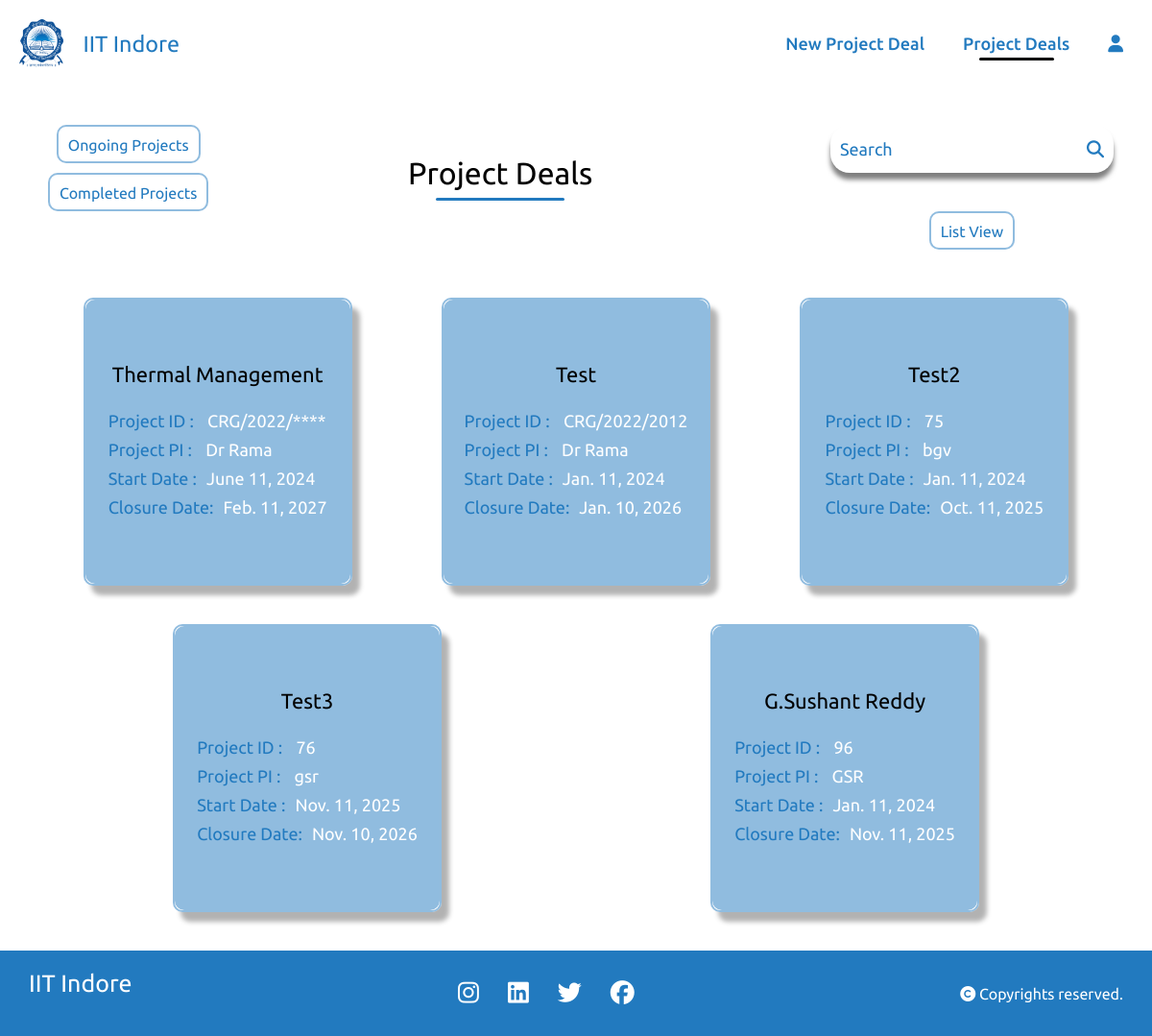
Before: /project_list/ with the older database file.
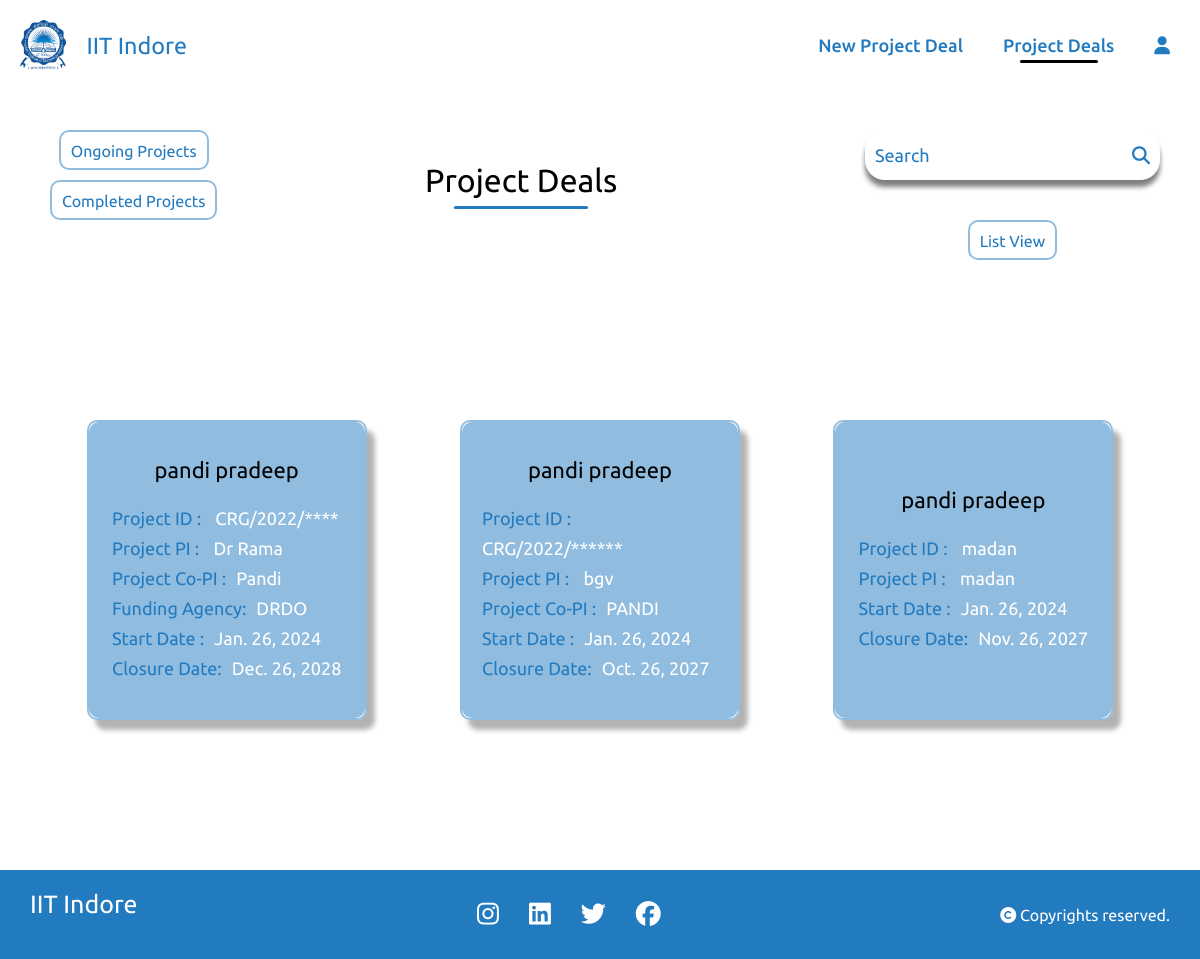
After: the same page with the newer database file.
### home/models.py (models this page shows)
class project_details(models.Model):
    Project_Fellowship_No = models.CharField(max_length=20,null=True,blank=True,default=None)
    Project_file_name = models.CharField(max_length=20,null=True,blank= True)
    PI_of_Project = models.CharField(max_length=20,blank=True,null=True)
    Sanctioned_Date = models.DateField(null=True)
    Project_Start_Date = models.DateField(null=True)
    Project_Closure_Date = models.DateField(null=True)
    Title_of_Project = models.CharField(max_length=50,blank=True,null=True)
    project_duration =models.IntegerField(null=True)
    financial_year_start_index = models.IntegerField(null=True)
    financial_year_end_index = models.IntegerField(null=True)
    start_month = models.IntegerField(null=True)
    end_month = models.IntegerField(null=True)
    funding_agency = models.CharField(max_length=100,blank=True,null=True)
    Co_PI_of_Project = models.CharField(max_length=100,blank=True,null=True)
    Country_Involved = models.CharField(max_length=100,blank=True,null=True)
    Category = models.CharField(max_length=100,blank=True,null=True)
    Details_of_Donors= models.CharField(max_length=100,blank=True,null=True)
    remark = models.TextField(null=True, blank=True)
    scheme_name = models.CharField(max_length=255, null=True, blank=True)
    scheme_code = models.CharField(max_length=50, null=True, blank=True)
    received_amount = models.DecimalField(max_digits=10, decimal_places=2, null=True, blank=True)
    date_of_receipt_amount = models.DateField(null=True, blank=True)
    provisional_uc = models.TextField(null=True, blank=True)
    audited_uc = models.TextField(null=True, blank=True)
    link_uc = models.URLField(null=True, blank=True)
    sanction_letters_link = models.URLField(null=True, blank=True)
    total_project_cost = models.DecimalField(max_digits=10, decimal_places=2, null=True, blank=True)
    fellowship_type = models.CharField(max_length=100, null=True, blank=True)
    TASK_CHOICES = [
        ('ongoing', 'Ongoing'),
        ('completed', 'Completed'),
    ]
    task = models.CharField(
        max_length=10,
        choices=TASK_CHOICES,
        default='ongoing',
    )

### home/views.py (the view)
# urls.py: path('project_list/',views.project_list,name='project_list'),
def project_list(request):
    projects = project_details.objects.all()
    filter_option = request.GET.get('filter')
    if filter_option == 'ongoing':
        projects = projects.filter(task='ongoing')
    elif filter_option == 'completed':
        projects = projects.filter(task='completed')
    context = {'projects': projects}
    return render(request, 'project_list.html', context)

### templates/project_list.html (shortened to what this page needs)
{% load static %}
<!DOCTYPE html>
<html lang="en">
<head>
    <link rel="stylesheet" href="{% static 'style.css' %}">
</head>
<body>
    <div class="navbar1">
        <div class="title">
            <a href="{% url "homepage" %}" class="lo">
              <img src="{% static "IITI_Logo.png" %}" class="logo">
              <h3>IIT Indore</h3>
            </a>
        </div>
        <div class="links">
            <ul>
                <li><a href="{% url "index" %}">New Project Deal</a></li>
                <li><a href="{% url "project_list" %}" class="active"> Project Deals</a></li>
                <li><a href="{% url "logout" %}"><i class="fa-solid fa-user"></i></a></li>
            </ul>
        </div>
    </div>
    <div class="titles">
      <div class="dropdown">
        <div class="dropdown-menu" aria-labelledby="dropdownMenuButton">
          <a class="dropdown-item" href="#" onclick="showOngoingProjects()">Ongoing Projects</a>
          <a class="dropdown-item" href="#" onclick="showCompletedProjects()">Completed Projects</a>
        </div>
      </div>
      <div class="sub_nav">
          <div class="project_list"><h1>Project Deals</h1></div>
      </div>
      <div class="search">
        <form class="search-bar sub_nav" method="GET" action="{% url 'project_search' %}">
            <input type="text" name="q" placeholder="Search">
            <button type="submit"><i class="fa-solid fa-magnifying-glass"></i></button>
        </form>
        <a href="{% url 'project_listwise' %}">List View</a>
      </div>
    </div>
    <div class="project-container">
        {% for project in projects %}
        <div class="book">
            <div class="buttons">
                <a href="{% url 'fill' project_id=project.id %}">
                    <button class="button">Monthly Sheet</button>
                </a>
                <a href="{% url 'mastersheet' project_id=project.id %}">
                    <button class="button">Mastersheet</button>
                </a>
            </div>
            <div class="cover">
                <div class="project-details">
                    <h4 style="text-align:center;">   {{ project.Title_of_Project }}  </h4>
                    <p><span>Project ID  :</span><span> {{ project.Project_Fellowship_No }}</span></p>
                    <p><span>Project PI :</span><span> {{ project.PI_of_Project }}</span></p>
                    {% if project.Co_PI_of_Project %}<p><span>Project Co-PI :</span><span>{{ project.Co_PI_of_Project }}</span></p>{% endif %}
                    {% if project.funding_agency %}<p><span>Funding Agency:</span><span>{{ project.funding_agency }}</span></p>{% endif %}
                    <p><span>Start Date     :</span><span>{{ project.Project_Start_Date }}</span></p>
                    <p><span>Closure Date:</span><span>{{ project.Project_Closure_Date }}</span></p>
                </div>
            </div>
           </div>
        {% endfor %}
    </div>
    <footer>
        <div class="footer">
          <div class="info">
            <h4>IIT Indore</h4>
          </div>
          <div class="social">
            <ul>
              <li><a href="#"><i class="fa-brands fa-instagram"></i></a></li>
              <li><a href="#"><i class="fa-brands fa-linkedin"></i></a></li>
              <li><a href="#"><i class="fa-brands fa-twitter"></i></a></li>
              <li><a href="#"><i class="fa-brands fa-facebook"></i></a></li>
            </ul>
          </div>
          <div class="rights">
            <p><i class="fa-solid fa-copyright"></i> Copyrights reserved.</p>
          </div>
        </div>
      </footer>
</body>
</html>

### static/style.css (style rules this page uses)
* { margin: 0; padding: 0; box-sizing: border-box; font-family: 'Ubuntu', cursive; font-weight: 400; }
:root { --primary-color:#000; --secondary-color: rgb(34,122,191); }
.navbar1 { width: 100%; padding: 20px 10px; position: sticky; top: 0px; display: flex; justify-content: space-between; align-items: center; background: transparent; }
.navbar1 .title { display: flex; margin:0px 10px; font-size: 20px; color: var(--secondary-color); font-weight: 400; align-items: center; justify-content: center; cursor: pointer; }
.navbar1 h3 { color: var(--secondary-color); }
.navbar1 .title img { height: 50px; margin-right: 20px; cursor: pointer; }
.navbar1 .links ul { display: flex; align-items: center; justify-content: center; flex: 1; flex-wrap: wrap; }
.navbar1 .links ul li { list-style: none; }
.navbar1 .links ul li a { margin: auto 20px; text-decoration: none; font-size: 18px; position: relative; font-weight: 500; color: var(--secondary-color); }
.lo { display: flex; align-items: center; justify-content: center; color: #fff; text-decoration: none; }
.active::after { content: ''; position: absolute; width: 70%; left: 15%; bottom: -8px; height: 3px; background-color: var(--primary-color); border-radius: 10px; }
footer .footer { display: flex; justify-content: space-between; align-items: center; flex-wrap: wrap; padding: 20px 30px; background-color: var(--secondary-color); color: #fff; }
.info h4 { text-align: center; color: #fff; margin-bottom: 20px; font-size: 25px; }
.social ul { display: flex; align-items: center; }
.social ul li { list-style-type: none; }
.social ul li a { color: #fff; font-size: 25px; margin: 0px 15px; }

Changed rows visible on the page:
removed project_details: Title_of_Project "Thermal Management", Project_Fellowship_No "CRG/2022/****", PI_of_Project "Dr Rama", Project_Start_Date "June 11, 2024", Project_Closure_Date "Feb. 11, 2027"
removed project_details: Title_of_Project "Test", Project_Fellowship_No "CRG/2022/2012", PI_of_Project "Dr Rama", Project_Start_Date "Jan. 11, 2024", Project_Closure_Date "Jan. 10, 2026"
removed project_details: Title_of_Project "Test2", Project_Fellowship_No "75", PI_of_Project "bgv", Project_Start_Date "Jan. 11, 2024", Project_Closure_Date "Oct. 11, 2025"
removed project_details: Title_of_Project "Test3", Project_Fellowship_No "76", PI_of_Project "gsr", Project_Start_Date "Nov. 11, 2025", Project_Closure_Date "Nov. 10, 2026"
removed project_details: Title_of_Project "G.Sushant Reddy", Project_Fellowship_No "96", PI_of_Project "GSR", Project_Start_Date "Jan. 11, 2024", Project_Closure_Date "Nov. 11, 2025"
added project_details: Title_of_Project "pandi pradeep", Project_Fellowship_No "CRG/2022/****", PI_of_Project "Dr Rama", Co_PI_of_Project "Pandi", funding_agency "DRDO", Project_Start_Date "Jan. 26, 2024", Project_Closure_Date "Dec. 26, 2028"
added project_details: Title_of_Project "pandi pradeep", Project_Fellowship_No "CRG/2022/******", PI_of_Project "bgv", Co_PI_of_Project "PANDI", Project_Start_Date "Jan. 26, 2024", Project_Closure_Date "Oct. 26, 2027"
added project_details: Title_of_Project "pandi pradeep", Project_Fellowship_No "madan", PI_of_Project "madan", Project_Start_Date "Jan. 26, 2024", Project_Closure_Date "Nov. 26, 2027"
